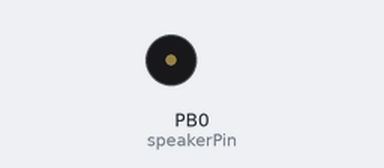
This sketch was run on a simulated ATtiny85, built with avr-gcc and run on an emulated ATtiny85. Shown: buzzer (waves = sounding).

Above: at 0.3 s.
At 37.3 s:
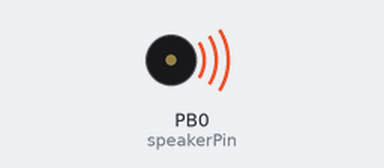
Timing chart, 0 to 40.0 s (numbered marks = the images above):
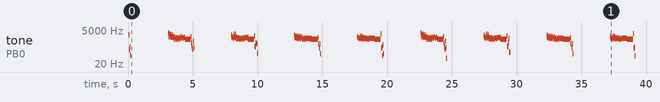

Measured:
- by itself, tone on PB0 (speakerPin): plays 2314 Hz for 0.04 s, 204 Hz for 0.04 s, 320 Hz for 0.04 s, 84 Hz for 0.04 s, 3164 Hz for 0.04 s, 1612 Hz for 0.04 s … (255 notes in this stretch)

The sketch:

HEK-8bitMixTapeFirst.ino
```cpp
// 8Step MixTape Example Code
// Basic Onliner
// Crazy shit 8-bit symphony generator
/*
 * inspired by:
 *  http://countercomplex.blogspot.com/2011/10/algorithmic-symphonies-from-one-line-of.html
 *  http://countercomplex.blogspot.com.es/2011/10/some-deep-analysis-of-one-line-music.html
 *
 *  try it online:
 *  http://wurstcaptures.untergrund.net/music/
 *
 */

// ATMEL ATTINY85 / ARDUINO
//
//                      +-\/-+
//  Reset A0 (D 5) PB5 1|    |8  Vcc
//        A3 (D 3) PB3 2|    |7  PB2 (D 2) A1
//   A2 pwm4 (D 4) PB4 3|    |6  PB1 (D 1) pwm1
//                 GND 4|    |5  PB0 (D 0) pwm0
//                      +----+

int speakerPin = PB0;
int snd = 0;
long t = 0;

void setup () {
  pinMode (speakerPin, OUTPUT);
}

void loop () {

    snd = t*((t>>12|t>>8)&63&t>>(t>>8));
    digitalWrite (speakerPin, snd);

    t++;

}
```
